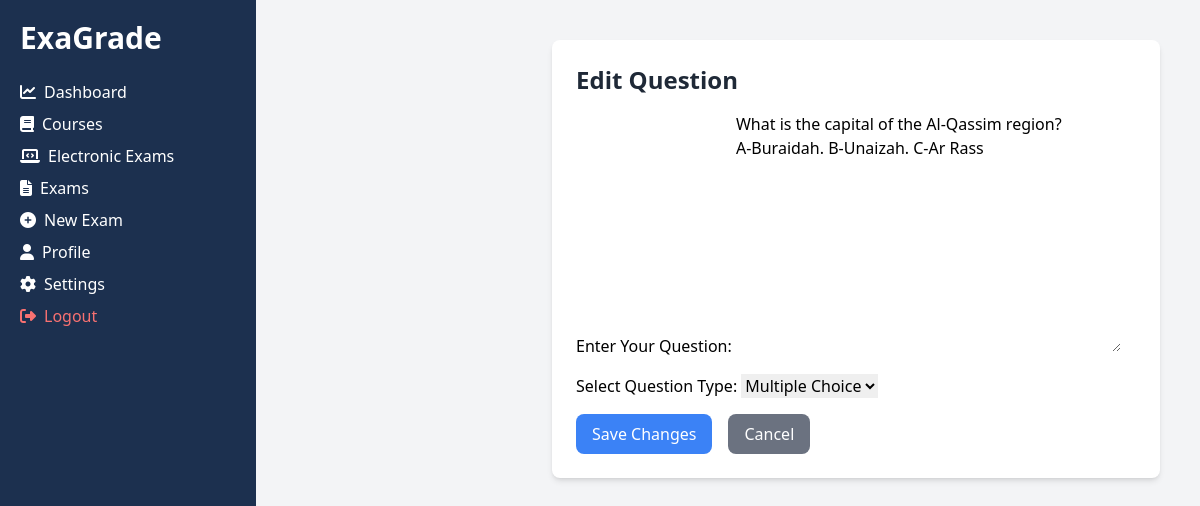
Screenshot of /exams/question/7/edit/ (signed in) with the database file from the repository.
### exams/models.py (models this page shows, shortened)
class Question(models.Model):
    QUESTION_TYPES = [
        ("TF", "True/False"),
        ("MCQ", "Multiple Choice"),
        ("SA", "Short Answer"),
        ("LA", "Long Answer"),
    ]
    exam = models.ForeignKey(Exam, on_delete=models.CASCADE, related_name="questions")
    text = models.TextField()
    question_type = models.CharField(max_length=10, choices=QUESTION_TYPES)

### exams/views.py (the view)
# urls.py: path("question/<int:question_id>/edit/", edit_question, name="edit_question"),
@login_required
def edit_question(request, question_id):
    question = get_object_or_404(Question, id=question_id)
    if request.method == "POST":
        form = QuestionForm(request.POST, instance=question)
        if form.is_valid():
            form.save()
            messages.success(request, "✅ Question updated successfully!")
            return redirect("exams:detail", exam_id=question.exam.id)
    else:
        form = QuestionForm(instance=question)
    return render(request, "exams/edit_question.html", {"form": form, "question": question})

### exams/forms.py
class QuestionForm(forms.ModelForm):
    class Meta:
        model = Question
        fields = ["text", "question_type"]
        labels = {
            "text": "Enter Your Question",
            "question_type": "Select Question Type",
        }
        widgets = {
            "question_type": forms.Select(choices=Question.QUESTION_TYPES),
        }

### exams/templates/exams/edit_question.html (shortened to what this page needs)
{% extends "base.html" %}
{% block content %}
<div class="max-w-4xl mx-auto bg-white p-6 rounded-lg shadow-md">
    <h2 class="text-2xl font-bold text-gray-800">Edit Question</h2>
    <form method="POST" class="mt-4">
        <div class="space-y-4">
            {{ form.as_p }}
        </div>
        <div class="mt-4 flex space-x-4">
            <button type="submit"
                    class="bg-blue-500 text-white px-4 py-2 rounded-lg hover:bg-blue-600">
                Save Changes
            </button>
            <a href="{% url 'exams:detail' question.exam.id %}"
               class="bg-gray-500 text-white px-4 py-2 rounded-lg hover:bg-gray-600">
                Cancel
            </a>
        </div>
    </form>
</div>
{% endblock %}

### rows the page displays
Question: text "What is the capital of the Al-Qassim region? A-Buraidah. B-Unaizah. C-Ar Rass", question_type "Multiple Choice"
